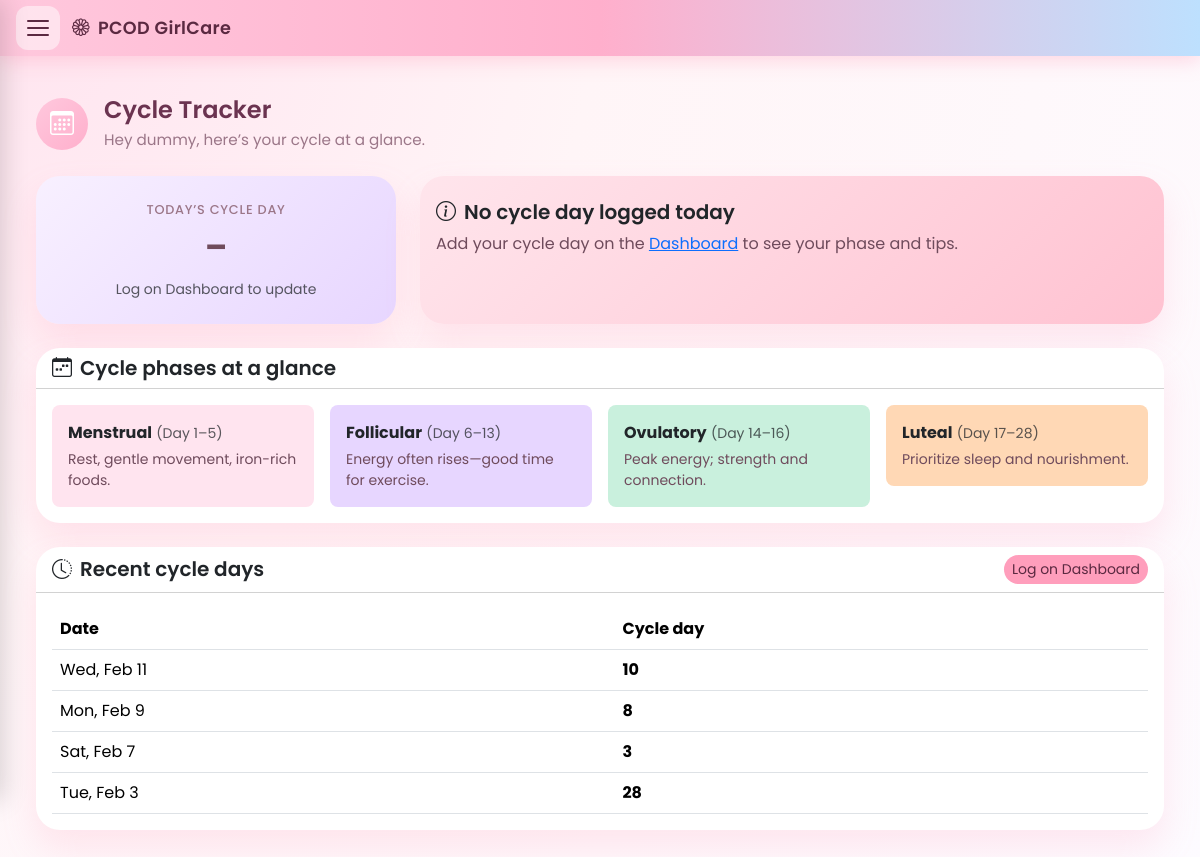
The app's page /cycle-tracker/ (signed in), older data.
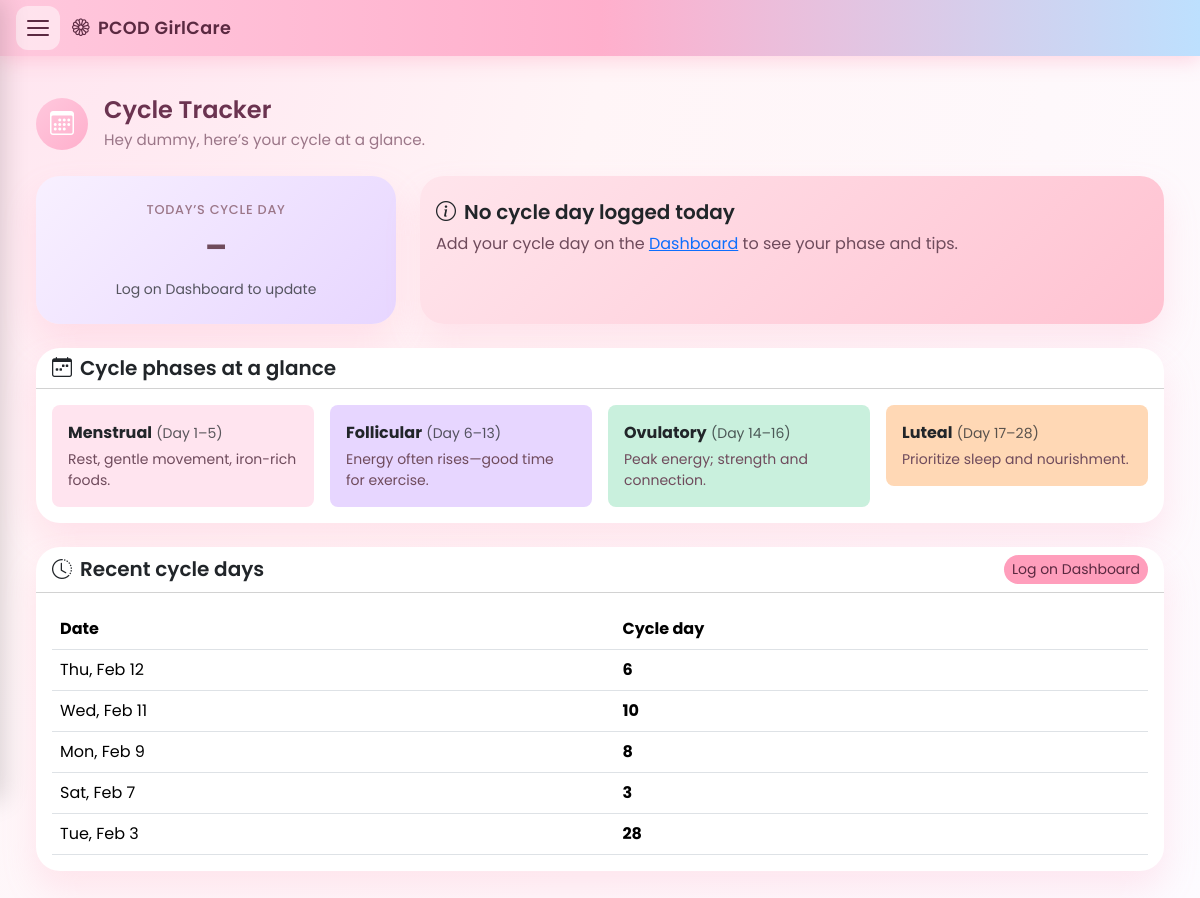
The same page, newer data.
### tracker/models.py (models this page shows, shortened)
class DailyLog(models.Model):
    user = models.ForeignKey(
        settings.AUTH_USER_MODEL,
        on_delete=models.CASCADE,
        related_name='daily_logs',
    )
    date = models.DateField(db_index=True)
    cycle_day = models.PositiveSmallIntegerField(null=True, blank=True)
    steps = models.PositiveIntegerField(null=True, blank=True, default=0)
    water_glasses = models.PositiveSmallIntegerField(null=True, blank=True, default=0)
    wellness_score = models.PositiveSmallIntegerField(null=True, blank=True)  # 0–100
    acne_level = models.PositiveSmallIntegerField(null=True, blank=True)
    fatigue_level = models.PositiveSmallIntegerField(null=True, blank=True)
    bloating_level = models.PositiveSmallIntegerField(null=True, blank=True)
    sleep_quality = models.PositiveSmallIntegerField(null=True, blank=True)
    weight_kg = models.DecimalField(max_digits=5, decimal_places=2, null=True, blank=True)
    mood = models.PositiveSmallIntegerField(null=True, blank=True)  # 1–10
    class Meta:
        constraints = [
            models.UniqueConstraint(fields=['user', 'date'], name='unique_user_date'),
        ]
        ordering = ['-date']

### tracker/views.py (the view, shortened to what this page needs)
# urls.py: path('cycle-tracker/', views.cycle_tracker, name='cycle_tracker'),
@login_required
def cycle_tracker(request):
    user = request.user
    today = timezone.localdate()
    today_log = DailyLog.objects.filter(user=user, date=today).first()
    cycle_day = today_log.cycle_day if today_log else None
    recent = (
        DailyLog.objects.filter(user=user, cycle_day__isnull=False)
        .exclude(cycle_day=0)
        .order_by('-date')[:30]
    )
    phase = None
    context = {
        'username': user.username,
        'cycle_day': cycle_day,
        'phase': phase,
        'recent_logs': recent,
        'today_log': today_log,
    }
    return render(request, 'tracker/cycle_tracker.html', context)

### tracker/templates/tracker/cycle_tracker.html (shortened to what the changed rows need)
{% extends 'tracker/base_nav.html' %}
{% load static %}
{% block extra_css %}<link rel="stylesheet" href="{% static 'tracker/css/dashboard.css' %}"><link rel="stylesheet" href="{% static 'tracker/css/app-pages.css' %}">{% endblock %}
{% block content %}
<div class="container-fluid py-3 app-page">
    <div class="row mb-4">
        <div class="col">
            <div class="d-flex align-items-center gap-3">
                <div>
                    <h2 class="page-title">Cycle Tracker</h2>
                </div>
            </div>
        </div>
    </div>
    <div class="row g-4">
        <div class="col-12">
            <div class="card">
                <div class="card-body">
                    {% if recent_logs %}
                    <div class="table-responsive">
                        <table class="table table-hover align-middle mb-0">
                            <thead><tr><th>Date</th><th>Cycle day</th></tr></thead>
                            <tbody>
                                {% for log in recent_logs %}
                                <tr><td>{{ log.date|date:"D, M j" }}</td><td><strong>{{ log.cycle_day }}</strong></td></tr>
                                {% endfor %}
                            </tbody>
                        </table>
                    </div>
                    {% else %}
                    <p class="text-muted mb-0">No cycle days logged yet. Start tracking on your <a href="{% url 'tracker:dashboard' %}">Dashboard</a>.</p>
                    {% endif %}
                </div>
            </div>
        </div>
    </div>
</div>
{% endblock %}

Row changes from the older to the newer data that the page shows:
added DailyLog: date "Thu, Feb 12", cycle_day "6"
